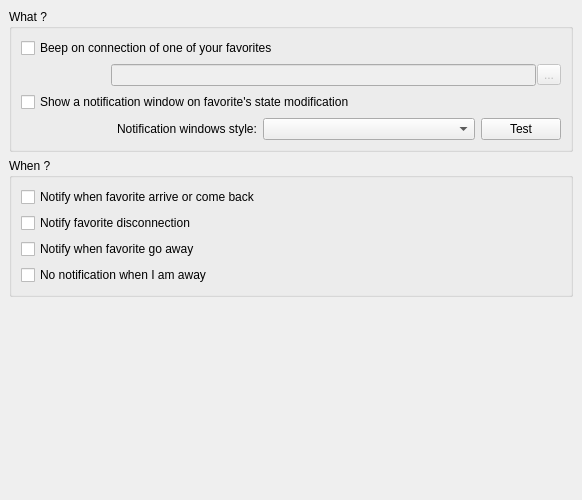
<ui version="4.0" >
 <author></author>
 <comment></comment>
 <exportmacro></exportmacro>
 <class>RzxNotifierProp</class>
 <widget class="QWidget" name="RzxNotifierProp" >
  <property name="geometry" >
   <rect>
    <x>0</x>
    <y>0</y>
    <width>582</width>
    <height>500</height>
   </rect>
  </property>
  <property name="windowTitle" >
   <string>Form</string>
  </property>
  <layout class="QGridLayout" >
   <property name="margin" >
    <number>9</number>
   </property>
   <property name="spacing" >
    <number>6</number>
   </property>
   <item row="2" column="0" >
    <spacer>
     <property name="orientation" >
      <enum>Qt::Vertical</enum>
     </property>
     <property name="sizeHint" >
      <size>
       <width>564</width>
       <height>131</height>
      </size>
     </property>
    </spacer>
   </item>
   <item row="0" column="0" >
    <widget class="QGroupBox" name="grpWhat" >
     <property name="title" >
      <string>What ?</string>
     </property>
     <layout class="QGridLayout" >
      <property name="margin" >
       <number>9</number>
      </property>
      <property name="spacing" >
       <number>6</number>
      </property>
      <item row="3" column="1" >
       <widget class="QLabel" name="lblStyle" >
        <property name="text" >
         <string>Notification windows style:</string>
        </property>
       </widget>
      </item>
      <item row="3" column="2" >
       <widget class="QComboBox" name="cbStyle" >
        <property name="sizePolicy" >
         <sizepolicy>
          <hsizetype>7</hsizetype>
          <vsizetype>0</vsizetype>
          <horstretch>0</horstretch>
          <verstretch>0</verstretch>
         </sizepolicy>
        </property>
       </widget>
      </item>
      <item row="3" column="3" >
       <widget class="QPushButton" name="btnTestStyle" >
        <property name="text" >
         <string>Test</string>
        </property>
       </widget>
      </item>
      <item row="3" column="0" >
       <spacer>
        <property name="orientation" >
         <enum>Qt::Horizontal</enum>
        </property>
        <property name="sizeType" >
         <enum>QSizePolicy::Fixed</enum>
        </property>
        <property name="sizeHint" >
         <size>
          <width>90</width>
          <height>20</height>
         </size>
        </property>
       </spacer>
      </item>
      <item row="1" column="0" colspan="4" >
       <layout class="QHBoxLayout" >
        <property name="margin" >
         <number>0</number>
        </property>
        <property name="spacing" >
         <number>1</number>
        </property>
        <item>
         <spacer>
          <property name="orientation" >
           <enum>Qt::Horizontal</enum>
          </property>
          <property name="sizeType" >
           <enum>QSizePolicy::Fixed</enum>
          </property>
          <property name="sizeHint" >
           <size>
            <width>90</width>
            <height>10</height>
           </size>
          </property>
         </spacer>
        </item>
        <item>
         <widget class="QLineEdit" name="txtBeepFavorites" >
          <property name="enabled" >
           <bool>false</bool>
          </property>
          <property name="whatsThis" >
           <string>&lt;h3>Beep on connection&lt;/h3>&lt;p>Select the sound to play when a favorite get connected&lt;/p></string>
          </property>
         </widget>
        </item>
        <item>
         <widget class="QToolButton" name="btnBeepBrowse" >
          <property name="enabled" >
           <bool>false</bool>
          </property>
          <property name="text" >
           <string>...</string>
          </property>
          <property name="autoRaise" >
           <bool>false</bool>
          </property>
         </widget>
        </item>
       </layout>
      </item>
      <item row="0" column="0" colspan="4" >
       <widget class="QCheckBox" name="chkBeepFavorites" >
        <property name="whatsThis" >
         <string>&lt;h3>Beep on connection&lt;/h3>&lt;p>Check this if you want qRezix to play a sound when a favorite get connected&lt;/p></string>
        </property>
        <property name="text" >
         <string>Beep on connection of one of your favorites</string>
        </property>
       </widget>
      </item>
      <item row="2" column="0" colspan="4" >
       <widget class="QCheckBox" name="cbWarnFavorite" >
        <property name="whatsThis" >
         <string>&lt;h3>Notification&lt;/h3>&lt;p>Check it if you want a small nofitication windows to be displayed when a favorite connects, disconnects, or change is away-state&lt;/p></string>
        </property>
        <property name="text" >
         <string>Show a notification window on favorite's state modification</string>
        </property>
       </widget>
      </item>
     </layout>
    </widget>
   </item>
   <item row="1" column="0" >
    <widget class="QGroupBox" name="grpWhen" >
     <property name="title" >
      <string>When ?</string>
     </property>
     <layout class="QGridLayout" >
      <property name="margin" >
       <number>9</number>
      </property>
      <property name="spacing" >
       <number>6</number>
      </property>
      <item row="2" column="0" >
       <widget class="QCheckBox" name="cbAway" >
        <property name="text" >
         <string>Notify when favorite go away</string>
        </property>
       </widget>
      </item>
      <item row="3" column="0" >
       <widget class="QCheckBox" name="cbILeave" >
        <property name="text" >
         <string>No notification when I am away</string>
        </property>
       </widget>
      </item>
      <item row="1" column="0" >
       <widget class="QCheckBox" name="cbDisconnect" >
        <property name="text" >
         <string>Notify favorite disconnection</string>
        </property>
       </widget>
      </item>
      <item row="0" column="0" >
       <widget class="QCheckBox" name="cbHere" >
        <property name="text" >
         <string>Notify when favorite arrive or come back</string>
        </property>
       </widget>
      </item>
     </layout>
    </widget>
   </item>
  </layout>
 </widget>
 <pixmapfunction></pixmapfunction>
 <tabstops>
  <tabstop>chkBeepFavorites</tabstop>
  <tabstop>txtBeepFavorites</tabstop>
  <tabstop>btnBeepBrowse</tabstop>
  <tabstop>cbWarnFavorite</tabstop>
 </tabstops>
 <resources/>
 <connections>
  <connection>
   <sender>chkBeepFavorites</sender>
   <signal>toggled(bool)</signal>
   <receiver>txtBeepFavorites</receiver>
   <slot>setEnabled(bool)</slot>
   <hints>
    <hint type="sourcelabel" >
     <x>159</x>
     <y>56</y>
    </hint>
    <hint type="destinationlabel" >
     <x>250</x>
     <y>84</y>
    </hint>
   </hints>
  </connection>
  <connection>
   <sender>chkBeepFavorites</sender>
   <signal>toggled(bool)</signal>
   <receiver>btnBeepBrowse</receiver>
   <slot>setEnabled(bool)</slot>
   <hints>
    <hint type="sourcelabel" >
     <x>496</x>
     <y>55</y>
    </hint>
    <hint type="destinationlabel" >
     <x>546</x>
     <y>84</y>
    </hint>
   </hints>
  </connection>
 </connections>
</ui>
